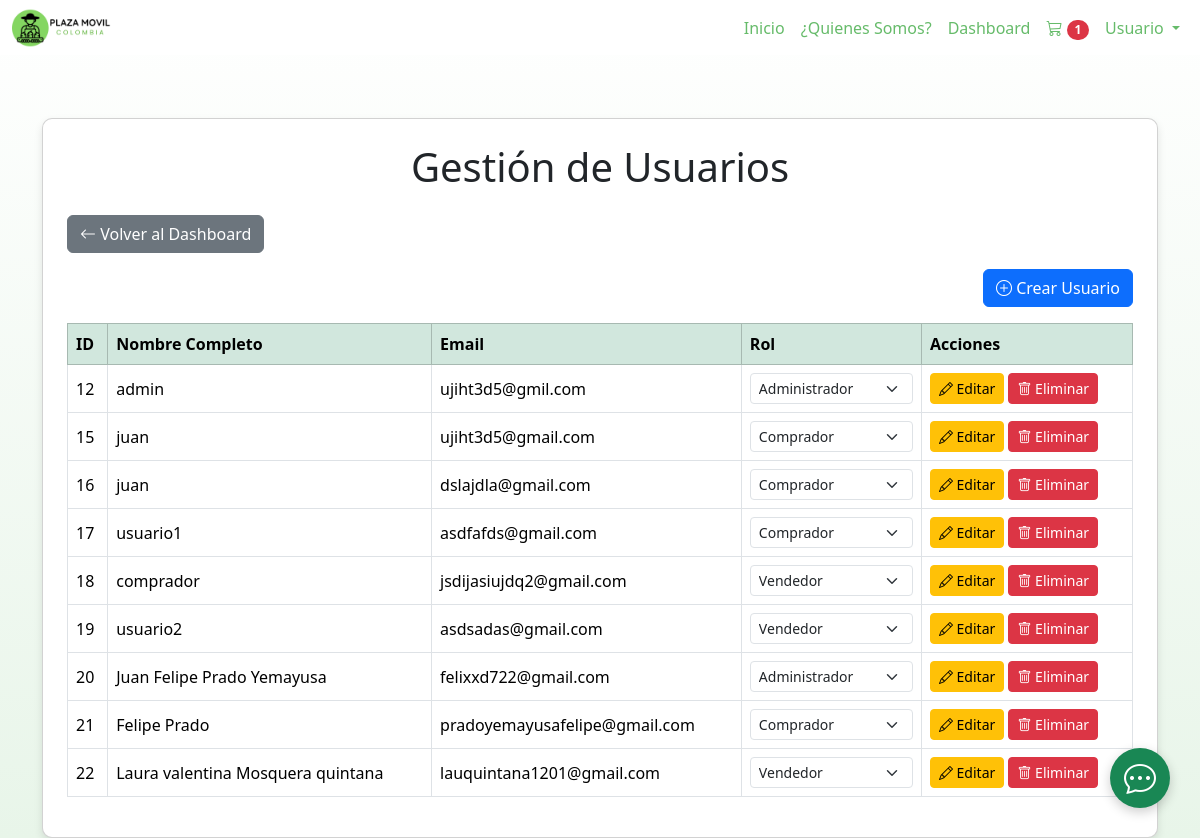
Screenshot of /view/gestion_usuarios.php (signed in) with the database file from the repository.
### tables this page shows
CREATE TABLE `usuarios` (
  `id_usuario` int(11) NOT NULL,
  `nombre_completo` varchar(50) DEFAULT NULL,
  `email` varchar(50) DEFAULT NULL,
  `telefono` varchar(20) DEFAULT NULL,
  `id_rol` int(2) DEFAULT NULL,
  `numero_documento` varchar(50) DEFAULT NULL,
  `username` varchar(50) DEFAULT NULL,
  `password` varchar(255) DEFAULT NULL,
  `tipo_documento` varchar(50) DEFAULT NULL,
  `fecha_nacimiento` varchar(50) DEFAULT NULL,
  `Foto` varchar(250) DEFAULT NULL
);

### view/gestion_usuarios.php (the view, shortened to what this page needs)
<?php
require_once '../config/conexion.php';
$stmt = $pdo->prepare("SELECT id_usuario, nombre_completo, email, username, id_rol FROM usuarios");
$stmt->execute();
$usuarios = $stmt->fetchAll(PDO::FETCH_ASSOC);
?>
<!DOCTYPE html>
<html lang="es">
<head>
    <link href="https://cdn.jsdelivr.net/npm/bootstrap@5.3.7/dist/css/bootstrap.min.css" rel="stylesheet">
    <link rel="stylesheet" href="https://cdn.jsdelivr.net/npm/bootstrap-icons@1.11.3/font/bootstrap-icons.min.css">
    <link rel="stylesheet" href="/Plaza-M-vil-3.1/css/styles.css">
</head>
<body>
    <?php include '../navbar.php'; ?>
    <div style="height:70px"></div>
    <div class="container mt-5">
        <div class="card p-4">
            <h1 class="text-center mb-4">Gestión de Usuarios</h1>
            <div class="text-start mb-3">
                <a href="dashboard.php" class="btn btn-secondary"><i class="bi bi-arrow-left"></i> Volver al
                    Dashboard</a>
            </div>
            <div class="text-end mb-3">
                <button type="button" class="btn btn-primary" data-bs-toggle="modal"
                    data-bs-target="#crearUsuarioModal">
                    <i class="bi bi-plus-circle"></i> Crear Usuario
                </button>
            </div>
            <div class="table-responsive">
                <table class="table table-bordered table-hover align-middle">
                    <thead class="table-success">
                        <tr>
                            <th>ID</th>
                            <th>Nombre Completo</th>
                            <th>Email</th>
                            <th>Rol</th>
                            <th>Acciones</th>
                        </tr>
                    </thead>
                    <tbody>
                        <?php foreach ($usuarios as $usuario): ?>
                            <tr>
                                <td><?= htmlspecialchars($usuario['id_usuario']); ?></td>
                                <td><?= htmlspecialchars($usuario['nombre_completo']); ?></td>
                                <td><?= htmlspecialchars($usuario['email']); ?></td>
                                <td>
                                    <form action="../controller/editar_usuario.php" method="POST" class="d-inline">
                                        <select name="rol" class="form-select form-select-sm" onchange="this.form.submit()">
                                            <option value="1" <?= $usuario['id_rol'] == 1 ? 'selected' : ''; ?>>Administrador
                                            </option>
                                            <option value="2" <?= $usuario['id_rol'] == 2 ? 'selected' : ''; ?>>Vendedor
                                            </option>
                                            <option value="3" <?= $usuario['id_rol'] == 3 ? 'selected' : ''; ?>>Comprador
                                            </option>
                                        </select>
                                    </form>
                                </td>
                                <td>
                                    <button type="button" class="btn btn-warning btn-sm" data-bs-toggle="modal"
                                        data-bs-target="#editarModal<?= $usuario['id_usuario']; ?>">
                                        <i class="bi bi-pencil"></i> Editar
                                    </button>
                                    <form action="../controller/eliminar_usuario.php" method="POST" class="d-inline">
                                        <button type="submit" class="btn btn-danger btn-sm"
                                            onclick="return confirm('¿Estás seguro de que deseas eliminar este usuario?');">
                                            <i class="bi bi-trash"></i> Eliminar
                                        </button>
                                    </form>
                                </td>
                            </tr>
                        <?php endforeach; ?>
                    </tbody>
                </table>
            </div>
        </div>
    </div>
</body>
</html>

### css/styles.css (style rules this page uses)
.card { display: flex; flex-direction: column; justify-content: space-between; height: 100%; }
body { background: linear-gradient(180deg, #ffffff 0%, #e8f5e9 100%); min-height: 100vh; }

### view/gestion_usuarios.php (style rules this page uses)
body { background-color: #f8f9fa; }
.card { box-shadow: 0 4px 8px rgba(0, 0, 0, 0.1); border-radius: 10px; }
.table th, .table td { vertical-align: middle; }

### rows the page displays
usuarios: id_usuario "12", nombre_completo "admin", email "ujiht3d5@gmil.com", rol "Administrador"
usuarios: id_usuario "15", nombre_completo "juan", email "ujiht3d5@gmail.com", rol "Comprador"
usuarios: id_usuario "16", nombre_completo "juan", email "dslajdla@gmail.com", rol "Comprador"
usuarios: id_usuario "17", nombre_completo "usuario1", email "asdfafds@gmail.com", rol "Comprador"
usuarios: id_usuario "18", nombre_completo "comprador", email "jsdijasiujdq2@gmail.com", rol "Vendedor"
usuarios: id_usuario "19", nombre_completo "usuario2", email "asdsadas@gmail.com", rol "Vendedor"
usuarios: id_usuario "20", nombre_completo "Juan Felipe Prado Yemayusa", email "felixxd722@gmail.com", rol "Administrador"
usuarios: id_usuario "21", nombre_completo "Felipe Prado", email "pradoyemayusafelipe@gmail.com", rol "Comprador"
usuarios: id_usuario "22", nombre_completo "Laura valentina Mosquera quintana", email "lauquintana1201@gmail.com", rol "Vendedor"

### other values shown
$totalProductos "1"
